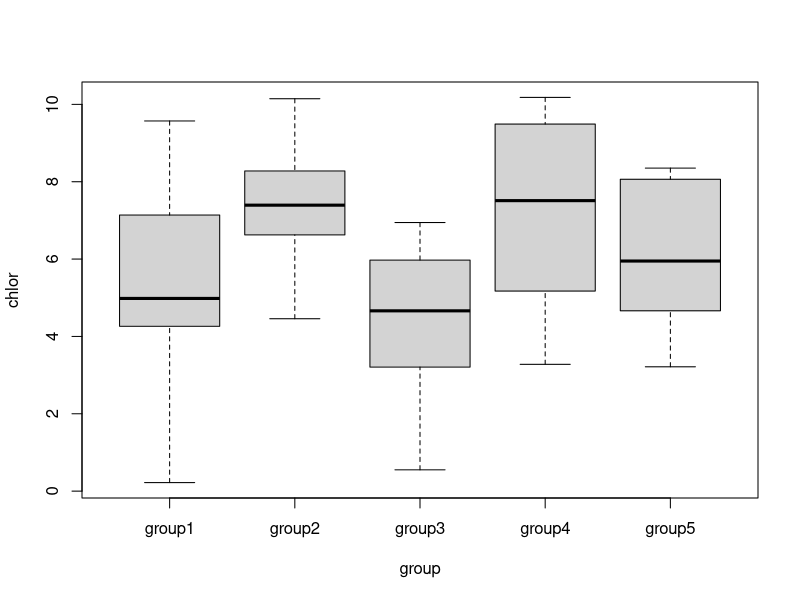
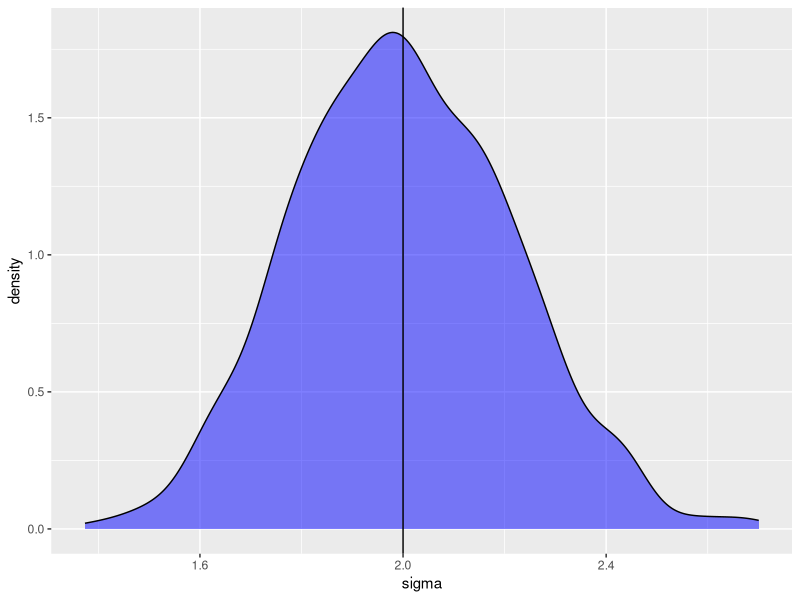
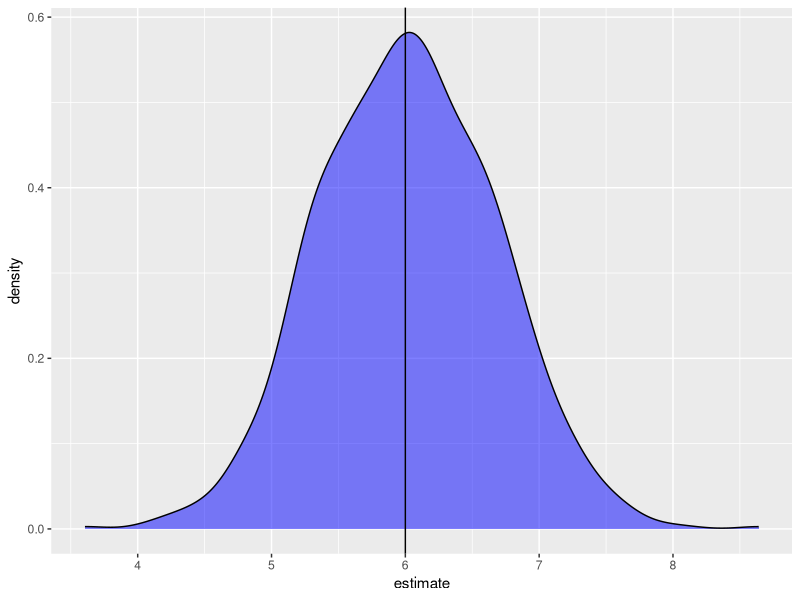
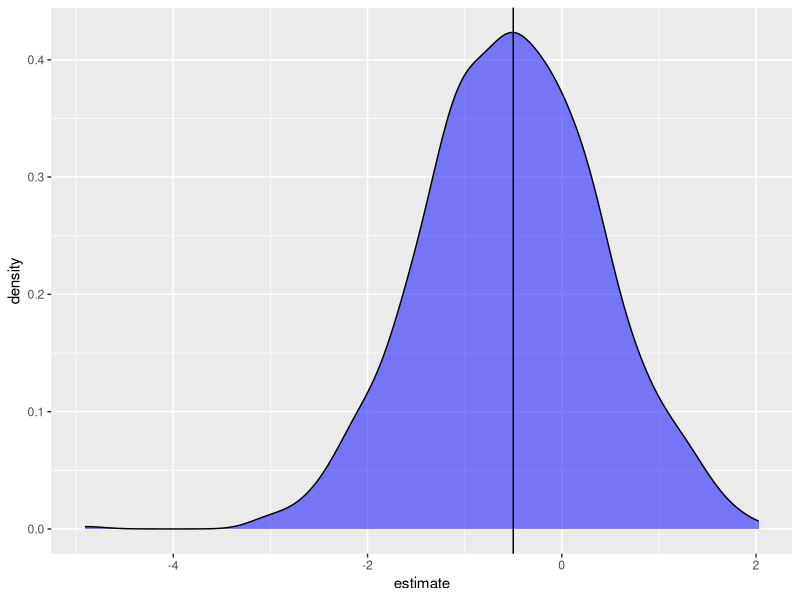
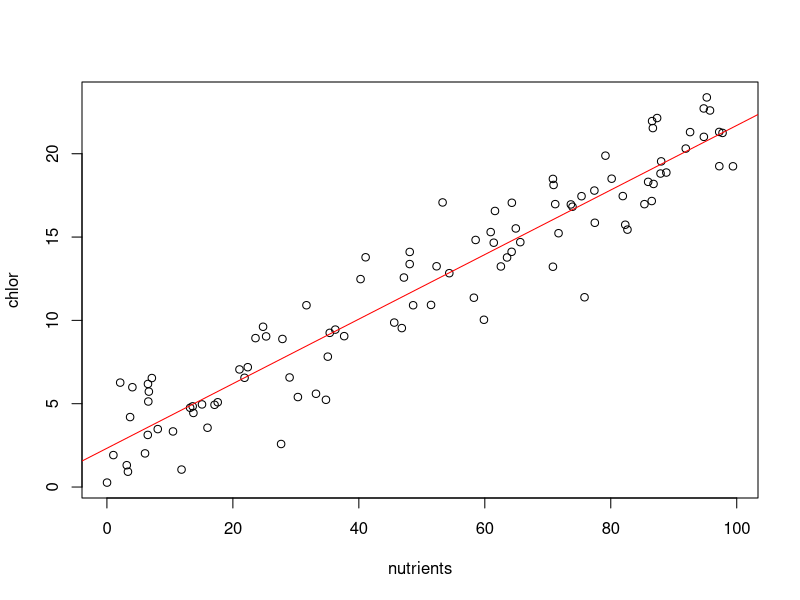
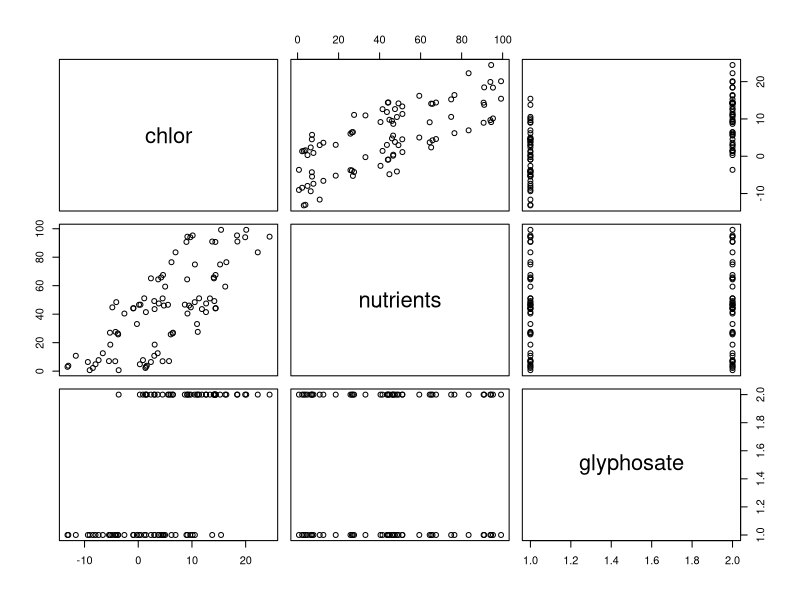

Write R code to recreate these figures, in order.
# Simple linear model with one explanatory variable

set.seed(20) # Always set seed for reproducibility
ngroup <- 5 # The number of groups (in this case, unlevelled factors)
nrep <- 10 # Number of replicates

b0 <- 6 # Intercept - the level of group1
b1 <- 1.5 # Difference between group1 and group2
b2 <- -0.5 # etc
b3 <- 1
b4 <- 0.3
sd <- 2 # Overall SD

group <- rep( c("group1", "group2", "group3", "group4", "group5"), each = nrep) # A vector of group names 
# repeated for each replicate 
eps <- rnorm(ngroup*nrep, mean = 0, sd = sd) # Error term
chlor <- b0 + b1*(group == "group2") + b2*(group == "group3") + b3*(group == "group4") + 
  b4*(group == "group5") + eps # Distribution of the data

chlorophyll <- data.frame(chlor, group) # Shows the results as a dataframe
str(chlorophyll)

m1 <- lm(chlor ~ group, data = chlorophyll) # Test the effect of group on chlorophyll
summary(m1) # Are the parameters well recovered? Not perfect, but not terrible

with(chlorophyll, boxplot(chlor~group)) # Visual aid as a boxplot

chlorgroupaov <- aov(chlor ~ group, data = chlorophyll) # For comparison purposes, run as analysis of variance so Tukey works
TukeyHSD(chlorgroupaov) # Post-hoc difference among the groups

#### How well does the model perform over the long term?
# Packages 
library(broom)
library(dplyr)
library(ggplot2)
library(purrr)
# Create a function to run the model repeatedly

fivegroupfactorfun <- function(nrep = 10, b0 = 6, b1 = -1.5, b2 = -0.5, b3 = 1, b4 = 0.3, sigma = 2){
  ngroup = 5
  group = rep(c("group1", "group2", "group3", "group4", "group5"), each = nrep)
  eps = rnorm(ngroup*nrep, 0, sigma)
  chlor = b0 + b1*(group=="group2") + b2*(group == "group3") + b3*(group == "group4") + 
    b4*(group == "group5") + eps
  chlormod = lm(chlor ~ group)
  chlormod
}

set.seed(20)
simulations <- replicate(1e3, fivegroupfactorfun(), simplify = F)

# How often do we recover the SD?

simulations %>% # The simulations
  map_dbl(~summary(.x)$sigma) %>% 
  data.frame(sigma=.) %>% 
  ggplot( aes(sigma) ) +
  geom_density(fill = "blue", alpha = .5) + 
  geom_vline( xintercept = 2)

simulations %>%
  map_dbl(~summary(.x)$sigma) %>%
  {. < 2} %>%
  mean() # Tell us how often the SD is underestimated

# And the intercept parameter

simulations %>% # The simulations
  map_df(tidy) %>% # Turns each sim object into a tibble
  filter(term == "(Intercept)") %>% # Filtering for Intercept 
  ggplot( aes(estimate) ) +
  geom_density(fill = "blue", alpha = .5) + # Density plot for the estimates for group 2
  geom_vline( xintercept = 6)

# And one of the other groups

simulations %>% # The simulations
  map_df(tidy) %>% # Turns each sim object into a tibble
  filter(term == "groupgroup3") %>% # Filtering for group2 
  ggplot( aes(estimate) ) +
  geom_density(fill = "blue", alpha = .5) + # Density plot for the estimates for group 2
  geom_vline( xintercept = -0.5)

#### Now simulating with a continuous, rather than categoric, predictor
set.seed(20) 
sd <- 2 # Overall standard deviation
eps <- rnorm(100, 0, sd) # Error term
nutrients <- runif(100, 0, 100) # Variation of the predictor nutrients
b0 <- 2 # Chlorophyll when nutrients are zero
b1 <- 0.2 # How much each unit of nutrients increases chlorophyll by, the slope

chlor <- b0 + b1*nutrients + eps # Generating chlorophyll values
chlorophyll <- data.frame(chlor, nutrients) # Dataframe of prediction and predictor

m2 <- lm(chlor~nutrients, data = chlorophyll) # Model these data
summary(m2) # Model outputs for the intercept and nutrients are very good

plot(chlor ~ nutrients, data = chlorophyll) # Plot the raw data
abline(m2$coef[1], m2$coef[2], col = "red") # Plot the model line

#### Adding an extra predictor
set.seed(20)
sd <- 2
eps <- rnorm(nrep, 0, sd)

nstress <- 2
nrep <- 45

glyphosate <- rep( c("NoGlyphosate", "Glyphosate"), each = nrep)
nutrients <- runif(nrep, 0, 100)

b0 <- 2
b1 <- 0.2
b2 <- -10 # Could set as distribution?

chlor <- b0 + b1*nutrients + b2*(glyphosate == "Glyphosate") + eps 

chlorophyll <- data.frame(chlor, nutrients, glyphosate) # Dataframe of prediction and predictor
m3 <- lm(chlor ~ nutrients + glyphosate, data = chlorophyll)
summary(m3)

plot(chlorophyll)

       
